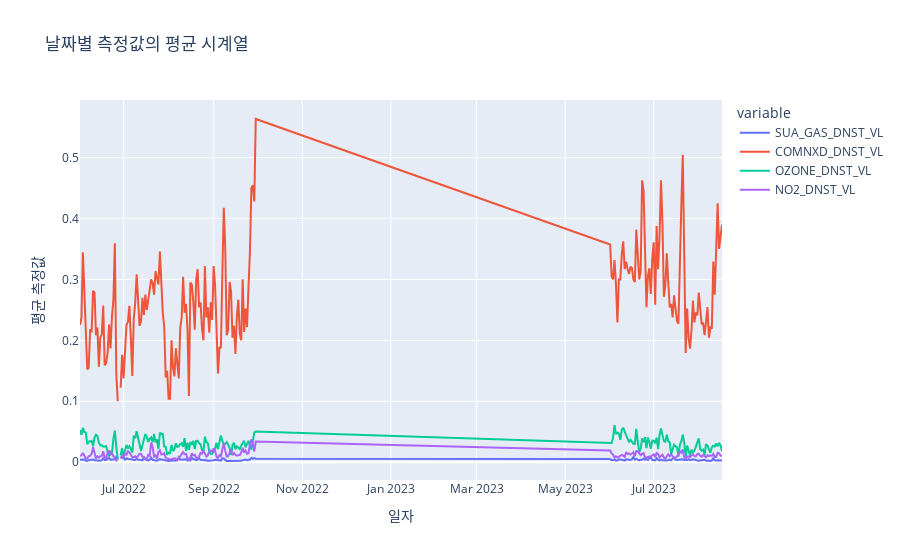

The code cell stored with this chart in its notebook:
### Code cell
# Plotly Express를 사용하여 시계열 그래프를 그립니다.
fig = px.line(air_quality_df_원시동, x='MESURE_DAY_TM', y=['SUA_GAS_DNST_VL', 'COMNXD_DNST_VL', 'OZONE_DNST_VL', 'NO2_DNST_VL'], title='날짜별 측정값의 평균 시계열')
fig.update_xaxes(title_text='일자')
fig.update_yaxes(title_text='평균 측정값')

# 그래프를 표시합니다.
fig.show()

### Figure 1 — Plotly figure (JSON) as saved in the notebook; plotly's stock layout.template omitted (floating-point values rounded to 4 significant figures; data arrays with more than 128 entries replaced by an {"elided": "..."} marker saying what was removed)
{"data": [{"hovertemplate": "variable=SUA_GAS_DNST_VL<br>MESURE_DAY_TM=%{x}<br>value=%{y}<extra></extra>", "legendgroup": "SUA_GAS_DNST_VL", "line": {"color": "#636efa", "dash": "solid"}, "marker": {"symbol": "circle"}, "mode": "lines", "name": "SUA_GAS_DNST_VL", "orientation": "v", "showlegend": true, "type": "scatter", "x": {"elided": "200 str values"}, "xaxis": "x", "y": {"elided": "200 float values"}, "yaxis": "y"}, {"hovertemplate": "variable=COMNXD_DNST_VL<br>MESURE_DAY_TM=%{x}<br>value=%{y}<extra></extra>", "legendgroup": "COMNXD_DNST_VL", "line": {"color": "#EF553B", "dash": "solid"}, "marker": {"symbol": "circle"}, "mode": "lines", "name": "COMNXD_DNST_VL", "orientation": "v", "showlegend": true, "type": "scatter", "x": {"elided": "200 str values"}, "xaxis": "x", "y": {"elided": "200 float values"}, "yaxis": "y"}, {"hovertemplate": "variable=OZONE_DNST_VL<br>MESURE_DAY_TM=%{x}<br>value=%{y}<extra></extra>", "legendgroup": "OZONE_DNST_VL", "line": {"color": "#00cc96", "dash": "solid"}, "marker": {"symbol": "circle"}, "mode": "lines", "name": "OZONE_DNST_VL", "orientation": "v", "showlegend": true, "type": "scatter", "x": {"elided": "200 str values"}, "xaxis": "x", "y": {"elided": "200 float values"}, "yaxis": "y"}, {"hovertemplate": "variable=NO2_DNST_VL<br>MESURE_DAY_TM=%{x}<br>value=%{y}<extra></extra>", "legendgroup": "NO2_DNST_VL", "line": {"color": "#ab63fa", "dash": "solid"}, "marker": {"symbol": "circle"}, "mode": "lines", "name": "NO2_DNST_VL", "orientation": "v", "showlegend": true, "type": "scatter", "x": {"elided": "200 str values"}, "xaxis": "x", "y": {"elided": "200 float values"}, "yaxis": "y"}], "layout": {"legend": {"title": {"text": "variable"}, "tracegroupgap": 0}, "title": {"text": "날짜별 측정값의 평균 시계열"}, "xaxis": {"anchor": "y", "domain": [0, 1], "title": {"text": "일자"}}, "yaxis": {"anchor": "x", "domain": [0, 1], "title": {"text": "평균 측정값"}}}}
